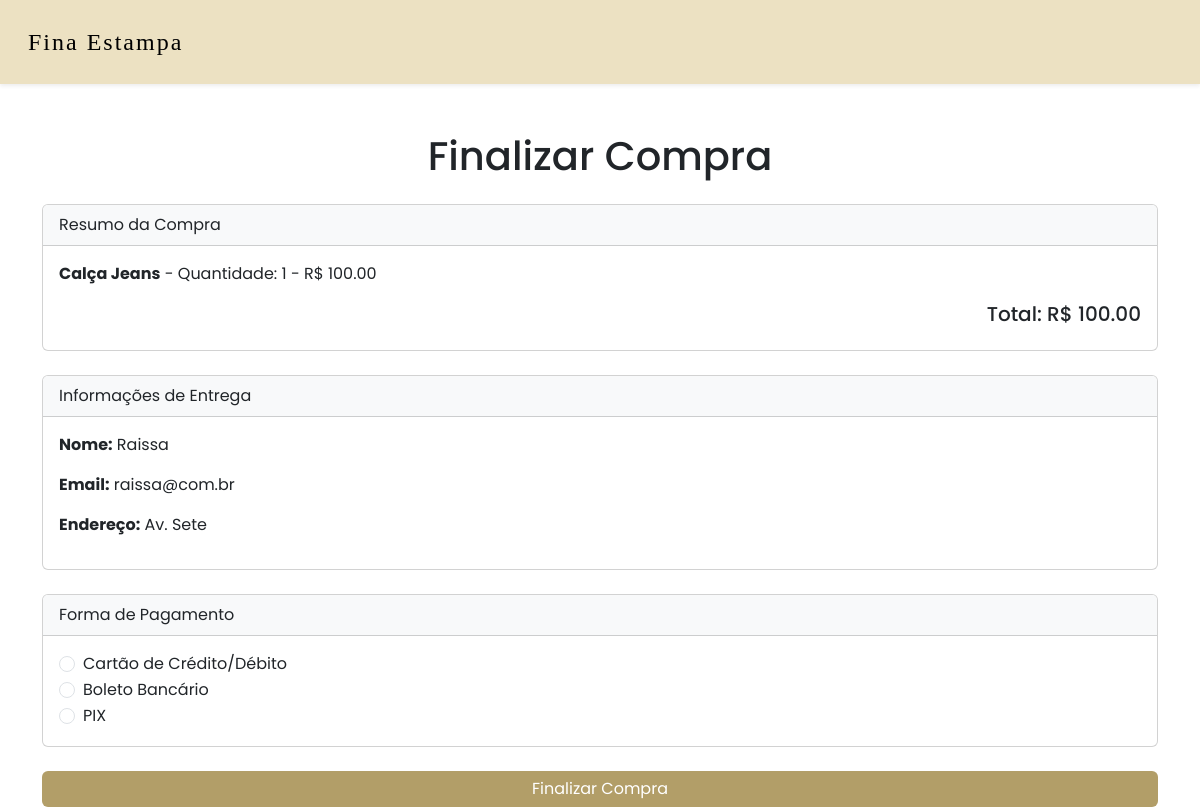
The page /finalizar_compra/ (signed in) on the database its author committed.
### loja/models.py (models this page shows, shortened)
class ProdutoCarrinho(models.Model):
    carrinho = models.ForeignKey(Carrinho, on_delete = models.CASCADE)
    produto = models.ForeignKey(Produto, on_delete = models.CASCADE)
    quantidade = models.PositiveIntegerField(default=0)

class Produto(models.Model):
    nome = models.CharField(max_length=255)
    codigo = models.CharField(max_length=5, unique = True)
    descricao = models.TextField()
    preco = models.DecimalField(max_digits = 10, decimal_places = 2)
    imagem = models.ImageField(upload_to='produto_imagens/', blank=True, null=True)

class Cliente(models.Model):
    user = models.OneToOneField(User, on_delete=models.CASCADE, related_name='cliente', null=True, blank=True)
    nome = models.CharField(max_length=255)
    endereco = models.CharField(max_length=255)
    email = models.EmailField(unique = True)
    telefone = models.CharField(max_length=15)
    dataNasc = models.DateField(null=True, blank=True)

### loja/views.py (the view, shortened to what this page needs)
# urls.py: path('finalizar_compra/', finalizar_compra, name='finalizar_compra'),
@login_required
def finalizar_compra(request):
    cliente = Cliente.objects.get(user=request.user)
    carrinho = Carrinho.objects.filter(cliente=cliente).first()
    itens = carrinho.produtocarrinho_set.all() if carrinho else []
    total_geral = sum(item.produto.preco * item.quantidade for item in itens)
    return render(request, 'finalizar_compra.html', {
        'cliente': cliente,
        'itens': itens,
        'total_geral': total_geral
    })

### loja/templates/finalizar_compra.html (shortened to what this page needs)
<!DOCTYPE html>
<html lang="en">
<head>
    <link href="https://cdn.jsdelivr.net/npm/bootstrap@5.3.0-alpha1/dist/css/bootstrap.min.css" rel="stylesheet">
    <link rel="stylesheet" href="https://cdnjs.cloudflare.com/ajax/libs/font-awesome/6.0.0-beta3/css/all.min.css">
</head>
<body>
    <nav class="navbar navbar-expand-lg navbar-light shadow-sm">
        <div class="container-fluid">
            <a class="navbar-brand" href="#">Fina Estampa</a>
        </div>
    </nav>
    <div class="container mt-5">
        <h1 class="text-center mb-4">Finalizar Compra</h1>
        <div class="card mb-4">
            <div class="card-header bg-light">Resumo da Compra</div>
            <div class="card-body">
                {% for item in itens %}
                <p><strong>{{ item.produto.nome }}</strong> - Quantidade: {{ item.quantidade }} - R$ {{ item.produto.preco }}</p>
                {% endfor %}
                <h5 class="text-end">Total: R$ {{ total_geral }}</h5>
            </div>
        </div>
        <div class="card mb-4">
            <div class="card-header bg-light">Informações de Entrega</div>
            <div class="card-body">
                <p><strong>Nome:</strong> {{ cliente.nome }}</p>
                <p><strong>Email:</strong> {{ cliente.user.email }}</p>
                <p><strong>Endereço:</strong> {{ cliente.endereco }}</p>
            </div>
        </div>
        <form method="post">
            <div class="card mb-4">
                <div class="card-header bg-light">Forma de Pagamento</div>
                <div class="card-body">
                    <div class="form-check">
                        <input class="form-check-input" type="radio" name="metodo_pagamento" value="cartao" id="cartao" required>
                        <label class="form-check-label" for="cartao">Cartão de Crédito/Débito</label>
                    </div>
                    <div class="form-check">
                        <input class="form-check-input" type="radio" name="metodo_pagamento" value="boleto" id="boleto">
                        <label class="form-check-label" for="boleto">Boleto Bancário</label>
                    </div>
                    <div class="form-check">
                        <input class="form-check-input" type="radio" name="metodo_pagamento" value="pix" id="pix">
                        <label class="form-check-label" for="pix">PIX</label>
                    </div>
                </div>
            </div>
            <button type="submit" class="btn btn-custom w-100">Finalizar Compra</button>
        </form>
    </div>
</body>
</html>

### loja/templates/finalizar_compra.html (style rules this page uses)
.navbar { font-family: 'Poppins', sans-serif; font-size: 1.2rem; padding: 1.2rem 1rem; background-color: #ece1c2; }
.navbar-brand { font-family: 'Playfair Display', serif; font-size: 1.5rem; letter-spacing: 2px; }
.container { font-family: 'Poppins', sans-serif; }
.btn-custom { background-color: #b29e68; color: white; border: none; }

### rows shown on the page
ProdutoCarrinho: produto.nome "Calça Jeans", quantidade "1", produto.preco "100.00"
Cliente: nome "Raissa", user.email "raissa@com.br", endereco "Av. Sete"

### other values the page prints
{{ total_geral }} "100.00"
